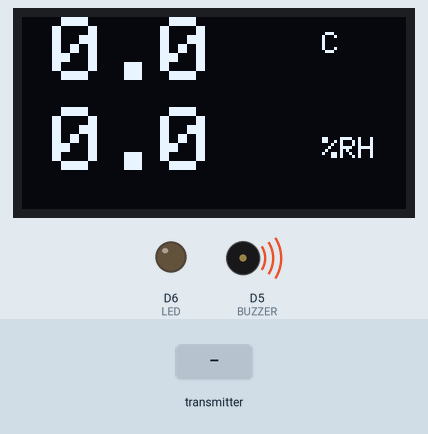
Bench run of a sketch on a simulated ESP8266 (NodeMCU). Shown: 128×64 one-colour display, output pins drawn as LEDs (lit = HIGH), buzzer (waves = sounding, pin HIGH). The test bench sets the inputs (shaded band). WiFi joins after 1.5 s; servers stay silent unless stated; no MQTT or app messages arrive unless stated; what the sketch prints to the serial monitor is not drawn.

Above: at 2.7 s.
2.8 s: the transmitter starts sending gas = 1023
At 2.99 s:
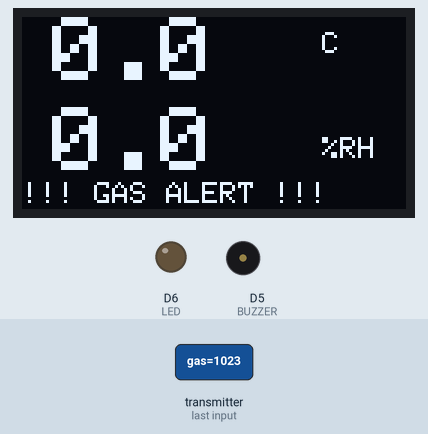
5.8 s: the transmitter starts sending temperature = 25
At 6.33 s:
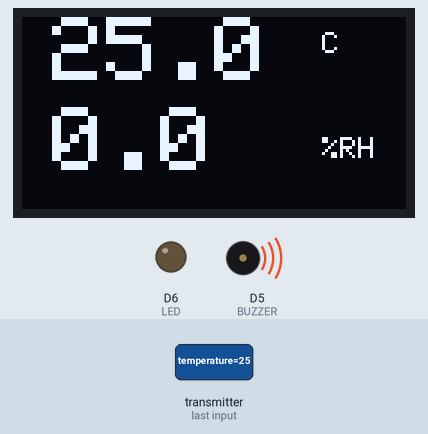
7.3 s: the transmitter starts sending humidity = 25
At 7.55 s:
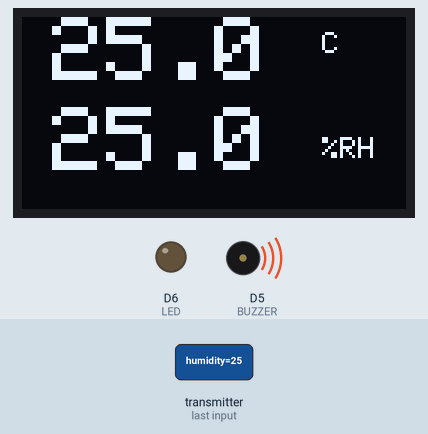
8.9 s: the transmitter starts sending temperature = 0
At 9.37 s:
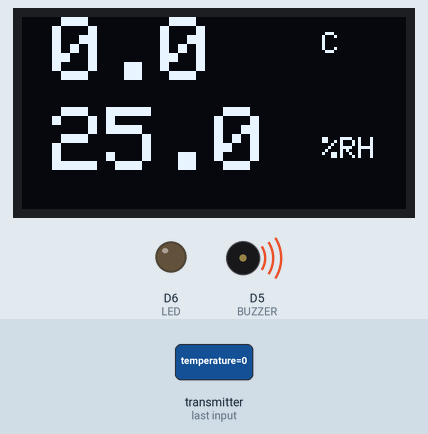
10.4 s: the transmitter starts sending humidity = 50
At 11.8 s:
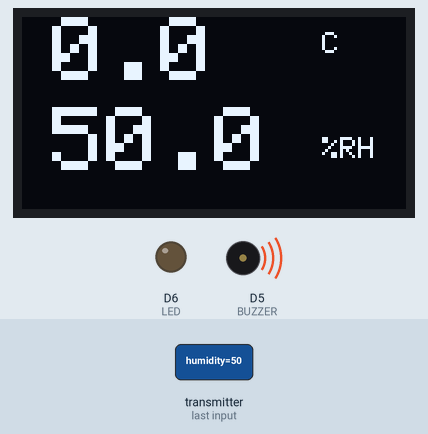
11.9 s: the transmitter starts sending gas = 0
At 12.7 s:
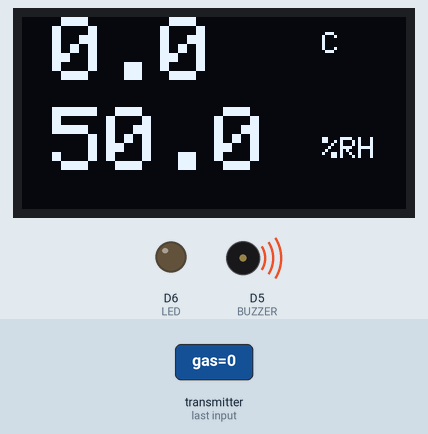
Timing chart, 0 to 14.4 s (numbered marks = the images above; inputs shaded):
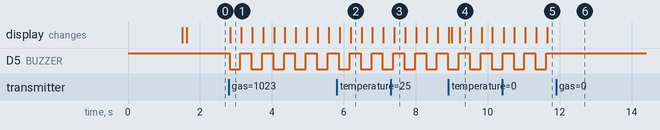

Measured:
- after the input at 2.8 s, D5 (BUZZER): alternates HIGH for 0.30 s and LOW for 0.30 s, starting at once; the display: changes after 0.05 s (image 1)
- after the input at 5.8 s, the display: first changes after 0.09 s (image 2 shows a later state)
- after the input at 7.3 s, the display: changes after 0.10 s (image 3)
- after the input at 8.9 s, the display: first differs from a run without the input after 0.09 s (image 4 shows a later state)
- after the input at 10.4 s, the display: changes at once (image 5)
- after the input at 11.9 s, D5 (BUZZER): stops changing and stays HIGH

The sketch:

esp8266received.ino
```cpp
#include <espnow.h>
#include <ESP8266WiFi.h>
#include <PubSubClient.h>
#include <Wire.h>
#include <Adafruit_GFX.h>
#include <Adafruit_SSD1306.h>

// ===== CẤU HÌNH =====
#define SCREEN_WIDTH  128
#define SCREEN_HEIGHT 64
#define BUZZER        D5
#define LED           D6

#define WIFI_SSID     ""
#define WIFI_PASS     ""
#define TB_SERVER     "thingsboard.cloud"
#define TB_TOKEN      ""
#define TB_TOPIC      "v1/devices/me/telemetry"
#define TB_PORT       1883

#define GAS_THRESHOLD     600
#define BLINK_INTERVAL_MS 300
#define SEND_INTERVAL_MS  5000   // Gửi ThingsBoard tối đa 1 lần/5s
#define MQTT_RETRY_DELAY  2000
#define LOOP_DELAY        50

// ===== OBJECTS =====
WiFiClient espClient;
PubSubClient mqttClient(espClient);
Adafruit_SSD1306 display(SCREEN_WIDTH, SCREEN_HEIGHT, &Wire, -1);

// ===== DATA STRUCT =====
typedef struct {
  float temperature;
  float humidity;
  int   gas;
  int   light;
} SensorData;

SensorData sensorData;
volatile bool newData = false;

// ===== TRẠNG THÁI =====
unsigned long lastBlink    = 0;
unsigned long lastSendTime = 0;
bool blinkState = false;

// ===== WIFI =====
void setupWifi() {
  WiFi.mode(WIFI_AP_STA);
  WiFi.begin(WIFI_SSID, WIFI_PASS);
  Serial.print("Dang ket noi WiFi");
  while (WiFi.status() != WL_CONNECTED) {
    delay(500);
    Serial.print(".");
  }
  Serial.println("\nWiFi OK: " + WiFi.localIP().toString());
}

// ===== MQTT =====
void reconnectMQTT() {
  if (mqttClient.connected()) return;  // tránh gọi thừa
  Serial.print("Ket noi ThingsBoard...");
  if (mqttClient.connect("ESP8266_Receiver", TB_TOKEN, NULL)) {
    Serial.println("OK");
  } else {
    Serial.printf("Fail rc=%d, thu lai sau...\n", mqttClient.state());
    delay(MQTT_RETRY_DELAY);
  }
}

// ===== GỬI DỮ LIỆU =====
void sendToThingsBoard() {
  unsigned long now = millis();
  if (now - lastSendTime < SEND_INTERVAL_MS) return;  // rate-limit
  lastSendTime = now;

  char payload[128];
  snprintf(payload, sizeof(payload),
    "{\"temperature\":%.1f,\"humidity\":%.1f,\"gas\":%d,\"light\":%d}",
    sensorData.temperature, sensorData.humidity,
    sensorData.gas, sensorData.light
  );

  if (mqttClient.publish(TB_TOPIC, payload)) {
    Serial.println("Da gui ThingsBoard: " + String(payload));
  } else {
    Serial.println("Gui that bai!");
  }
}

// ===== ESP-NOW CALLBACK =====
void ICACHE_RAM_ATTR OnDataRecv(uint8_t *mac, uint8_t *incomingData, uint8_t len) {
  if (len == sizeof(SensorData)) {
    memcpy(&sensorData, incomingData, sizeof(SensorData));
    newData = true;
  }
}

// ===== OLED =====
void updateDisplay() {
  display.clearDisplay();

  // Nhiệt độ (to)
  display.setTextSize(3);
  display.setTextColor(WHITE);
  display.setCursor(10, 0);
  display.print(sensorData.temperature, 1);
  display.setTextSize(1);
  display.setCursor(100, 5);
  display.print("C");

  // Độ ẩm (to)
  display.setTextSize(3);
  display.setCursor(10, 30);
  display.print(sensorData.humidity, 1);
  display.setTextSize(1);
  display.setCursor(100, 40);
  display.print("%RH");

  // Cảnh báo gas (nhấp nháy)
  if (sensorData.gas > GAS_THRESHOLD && blinkState) {
    display.setCursor(0, 55);
    display.print("!!! GAS ALERT !!!");
  }

  display.display();
}

// ===== XỬ LÝ GAS =====
void handleGas() {
  // Buzzer active-LOW: HIGH = tắt, LOW = bật
  digitalWrite(BUZZER, (sensorData.gas > GAS_THRESHOLD && blinkState) ? LOW : HIGH);
}

// ===== XỬ LÝ ĐÈN =====
void handleLight() {
  digitalWrite(LED, sensorData.light == 1 ? HIGH : LOW);
}

// ===== DEBUG =====
void debugSerial() {
  Serial.printf("T: %.1f | H: %.1f | Gas: %d | Light: %d\n",
    sensorData.temperature, sensorData.humidity,
    sensorData.gas, sensorData.light);
}

// ===== SETUP =====
void setup() {
  Serial.begin(115200);

  pinMode(BUZZER, OUTPUT);
  pinMode(LED, OUTPUT);
  digitalWrite(BUZZER, HIGH);  // Tắt buzzer ban đầu
  digitalWrite(LED, LOW);

  setupWifi();
  mqttClient.setServer(TB_SERVER, TB_PORT);

  if (!display.begin(SSD1306_SWITCHCAPVCC, 0x3C)) {
    Serial.println("OLED loi! Dung lai.");
    while (true) delay(1000);
  }
  display.clearDisplay();
  display.display();

  if (esp_now_init() != 0) {
    Serial.println("ESP-NOW Init that bai!");
    return;
  }
  esp_now_set_self_role(ESP_NOW_ROLE_SLAVE);
  esp_now_register_recv_cb(OnDataRecv);

  Serial.println("Setup xong!");
}

// ===== LOOP =====
void loop() {
  // MQTT keepalive
  if (!mqttClient.connected()) reconnectMQTT();
  mqttClient.loop();

  // Blink timer
  unsigned long now = millis();
  if (now - lastBlink >= BLINK_INTERVAL_MS) {
    lastBlink = now;
    blinkState = !blinkState;
  }

  // Xử lý dữ liệu mới
  if (newData) {
    newData = false;
    debugSerial();
    sendToThingsBoard();
  }

  handleGas();
  handleLight();
  updateDisplay();

  delay(LOOP_DELAY);
}
```
